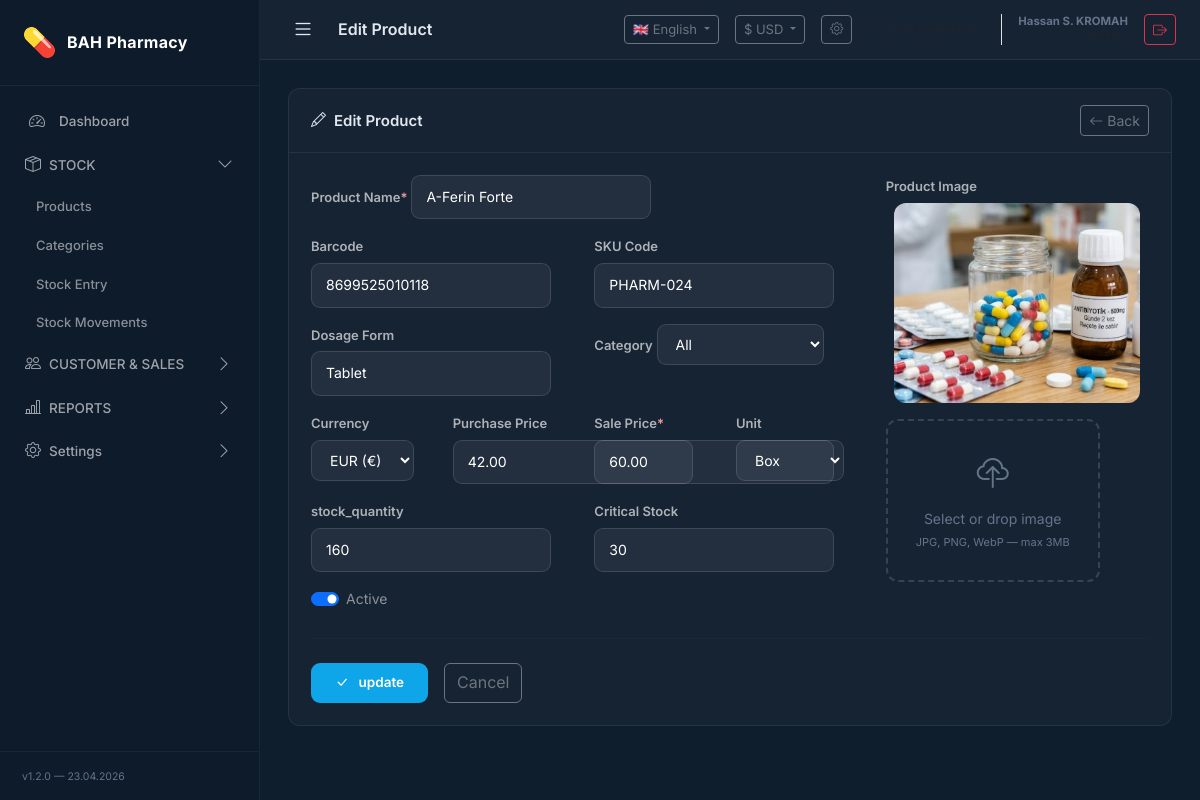
/modules/products/form.php?id=32 (signed in), run on the app's committed database.
### tables this page shows
CREATE TABLE `currencies` (
  `id` int(10) unsigned NOT NULL AUTO_INCREMENT,
  `code` varchar(10) NOT NULL,
  `symbol` varchar(10) NOT NULL,
  `name` varchar(100) NOT NULL,
  `position` enum('before','after') DEFAULT 'before',
  `decimal_sep` varchar(5) DEFAULT '.',
  `thousand_sep` varchar(5) DEFAULT ',',
  `is_active` tinyint(1) DEFAULT 1,
  `created_at` datetime DEFAULT current_timestamp(),
  `current_rate` decimal(16,6) DEFAULT NULL,
  `rate_date` date DEFAULT NULL,
  `is_default` tinyint(1) DEFAULT 0,
  PRIMARY KEY (`id`),
  UNIQUE KEY `code` (`code`)
);

CREATE TABLE `products` (
  `id` int(10) unsigned NOT NULL AUTO_INCREMENT,
  `barcode` varchar(100) DEFAULT NULL,
  `sku` varchar(100) DEFAULT NULL,
  `name` varchar(255) NOT NULL,
  `dosage_form` varchar(100) DEFAULT NULL COMMENT 'Tablet, Şurup, Ampul vb.',
  `category_id` int(10) unsigned DEFAULT NULL,
  `purchase_price` decimal(10,2) NOT NULL DEFAULT 0.00,
  `sale_price` decimal(10,2) NOT NULL DEFAULT 0.00,
  `critical_stock` int(10) unsigned NOT NULL DEFAULT 5,
  `stock_quantity` int(11) NOT NULL DEFAULT 0,
  `unit` varchar(50) DEFAULT 'Kutu' COMMENT 'Kutu, Adet vb.',
  `currency` varchar(10) DEFAULT 'USD',
  `image` varchar(255) DEFAULT NULL,
  `is_active` tinyint(1) NOT NULL DEFAULT 1,
  `created_at` datetime DEFAULT current_timestamp(),
  `updated_at` datetime DEFAULT current_timestamp() ON UPDATE current_timestamp(),
  `image_url` varchar(255) DEFAULT NULL,
  PRIMARY KEY (`id`),
  UNIQUE KEY `barcode` (`barcode`),
  KEY `category_id` (`category_id`),
  CONSTRAINT `products_ibfk_1` FOREIGN KEY (`category_id`) REFERENCES `categories` (`id`) ON DELETE SET NULL
);

### modules/products/form.php (the view, shortened to what the rows shown need)
<?php
$pdo = Database::getInstance();
$id      = (int) get('id');
$product = null;
if ($id > 0) {
    $stmt = $pdo->prepare("SELECT * FROM products WHERE id = :id LIMIT 1");
    $stmt->execute([':id' => $id]);
    $product = $stmt->fetch();
}
$pageTitle = $id > 0 ? __('edit_product') : __('new_product');
require_once dirname(__DIR__, 2) . '/core/layout_header.php';
?>
<div class="panel">
    <div class="panel-body">
        <form method="POST" action="form.php<?= $id > 0 ? '?id=' . $id : '' ?>" enctype="multipart/form-data">
            <div class="row g-4">
                <div class="col-md-8">
                    <div class="row g-3">
                        <div class="col-12">
                            <label class="form-label-dark"><?= __('product_name') ?><span style="color:#ef9a9a">*</span></label>
                            <input type="text" name="name" class="form-control-dark"
                                   value="<?= e($product['name'] ?? post('name')) ?>"
                                   placeholder="<?= __('product_name') ?>" required>
                        </div>
                        <div class="col-md-6">
                            <label class="form-label-dark"><?= __('barcode') ?></label>
                            <input type="text" name="barcode" class="form-control-dark"
                                   value="<?= e($product['barcode'] ?? post('barcode')) ?>"
                                   placeholder="<?= __('barcode') ?>">
                        </div>
                        <div class="col-md-6">
                            <label class="form-label-dark"><?= __('sku') ?></label>
                            <input type="text" name="sku" class="form-control-dark"
                                   value="<?= e($product['sku'] ?? post('sku')) ?>"
                                   placeholder="<?= __('sku') ?>">
                        </div>
                        <div class="col-md-6">
                            <label class="form-label-dark"><?= __('dosage_form') ?></label>
                            <input type="text" name="dosage_form" class="form-control-dark"
                                   list="dosage-list"
                                   value="<?= e($product['dosage_form'] ?? post('dosage_form')) ?>"
                                   placeholder="<?= __('dosage_form') ?>">
                        </div>
                        <div class="col-md-3">
                            <label class="form-label-dark"><?= __('purchase_price') ?></label>
                            <input type="number" name="purchase_price" class="form-control-dark"
                                   step="0.01" min="0"
                                   value="<?= e((string)($product['purchase_price'] ?? post('purchase_price', '0'))) ?>">
                        </div>
                        <div class="col-md-3">
                            <label class="form-label-dark"><?= __('sale_price') ?><span style="color:#ef9a9a">*</span></label>
                            <input type="number" name="sale_price" class="form-control-dark"
                                   step="0.01" min="0.01" required
                                   value="<?= e((string)($product['sale_price'] ?? post('sale_price', '0'))) ?>">
                        </div>
                        <div class="col-md-6">
                            <label class="form-label-dark"><?= __('stock_quantity') ?></label>
                            <input type="number" name="stock_quantity" class="form-control-dark"
                                   min="0"
                                   value="<?= e((string)($product['stock_quantity'] ?? post('stock_quantity', '0'))) ?>">
                        </div>
                        <div class="col-md-6">
                            <label class="form-label-dark"><?= __('critical_stock') ?></label>
                            <input type="number" name="critical_stock" class="form-control-dark"
                                   min="0"
                                   value="<?= e((string)($product['critical_stock'] ?? post('critical_stock', '5'))) ?>">
                        </div>
                        <div class="col-12">
                            <div class="form-check form-switch">
                                <input class="form-check-input" type="checkbox"
                                       id="is_active" name="is_active" value="1"
                                       <?= ($product['is_active'] ?? 1) ? 'checked' : '' ?>>
                                <label class="form-check-label text-white-50" for="is_active">
                                    <?= __('active') ?>
                                </label>
                            </div>
                        </div>
                    </div>
                </div>
            </div>
        </form>
    </div>
</div>
<?php require_once dirname(__DIR__, 2) . '/core/layout_footer.php'; ?>

### core/layout_header.php (shortened to what the rows shown need)
<?php
$curLang = getCurrentLang();
$curCur = getCurrentCurrency();
$curInfo = getCurrencyInfo();
?>
<!DOCTYPE html>
<html lang="<?= $curLang ?>">
<head>
    <link rel="stylesheet" href="https://cdn.jsdelivr.net/npm/bootstrap@5.3.3/dist/css/bootstrap.min.css">
    <link rel="stylesheet" href="https://cdn.jsdelivr.net/npm/bootstrap-icons@1.11.3/font/bootstrap-icons.min.css">
    <link rel="stylesheet" href="<?= BASE_URL ?>/public/assets/css/app.css">
</head>
<body>
    <div class="wrapper">
        <div id="content">
            <div class="topbar">
                <div class="topbar-right d-flex align-items-center gap-3">
                    <div class="dropdown">
                        <button class="btn btn-sm btn-outline-secondary dropdown-toggle" type="button"
                            data-bs-toggle="dropdown" style="font-size:13px;">
                            <?= $curInfo['symbol'] ?> <?= $curCur ?>
                        </button>
                    </div>
                </div>
            </div>
            <div class="page-content">

### data on the page
currencies: symbol "$"
products: name "A-Ferin Forte", barcode "8699525010118", sku "PHARM-024", dosage_form "Tablet", purchase_price "42.00", sale_price "60.00", stock_quantity "160", critical_stock "30", is_active "☑"

### other printed values
__('app_name') "BAH Pharmacy"
__('dashboard') "Dashboard"
__('menu_stock') "STOCK"
__('products') "Products"
__('categories') "Categories"
__('stock_entry') "Stock Entry"
__('stock_movements') "Stock Movements"
__('menu_customer_sales') "CUSTOMER & SALES"
__('menu_reports') "REPORTS"
__('settings') "Settings"
$pageTitle "Edit Product"
$curFlag "🇬🇧"
$langMeta[$curLang]['name'] "English"
$curCur "USD"
$_SESSION['user_name'] "Hassan S. KROMAH"
